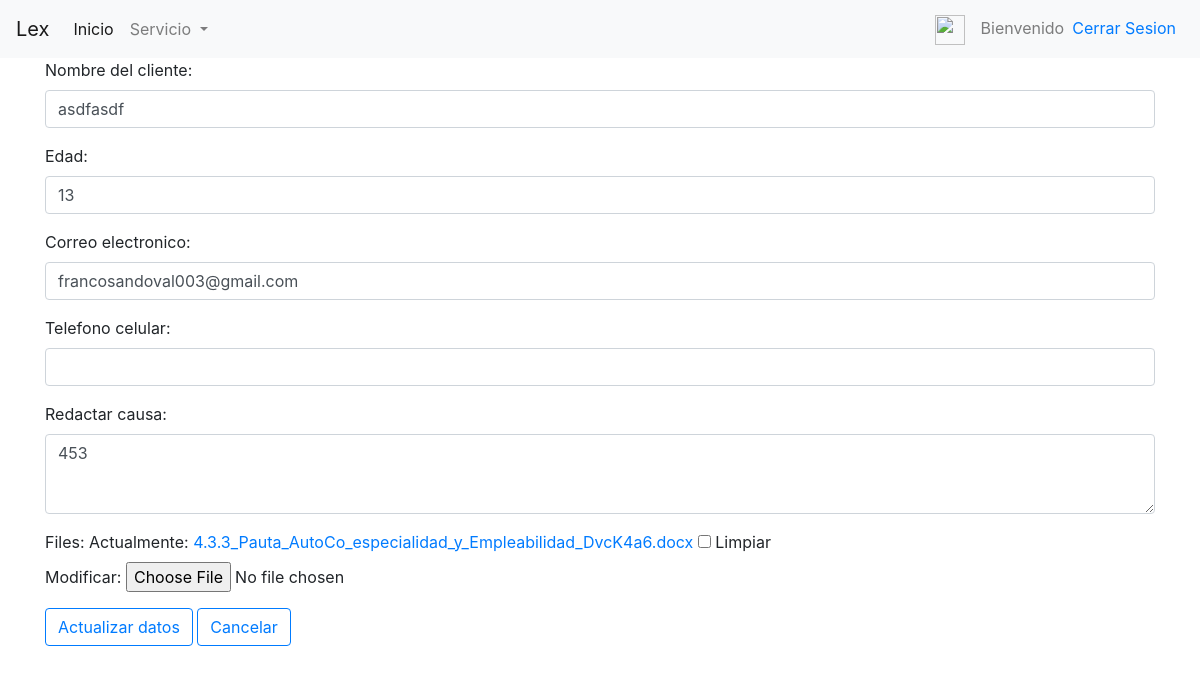
Screenshot of /service/edit/1 with the database file from the repository.
### core/models.py (models this page shows, shortened)
class Servicio(models.Model):
    cliente=models.ForeignKey('auth.User', on_delete=models.CASCADE, default='1')
    first_name=models.CharField('Nombre',max_length=30,blank=True,null=True)
    age=models.IntegerField('Edad',blank=True,null=True)
    email=models.EmailField('Correo electronico',max_length=254, blank=True, null=True)
    cause=models.TextField('Redactar Causa',max_length=254, blank=True,null=True)
    files=models.FileField(blank=True, null=True)

### core/views.py (the view)
# urls.py: path('service/edit/<int:pk>',views.editar_solicitud, name='service_edit'),
def editar_solicitud(request,pk):
    servicio=get_object_or_404(Servicio, id=pk)
    if request.method=='POST':
        form=SolicitarServicioForm(request.POST, request.FILES, instance=servicio)
        id=User.objects.get(username=request.user.username)
        if form.is_valid():
            form.save(id)
            return redirect('service_view')
    else:
        datos={
            'form':SolicitarServicioForm(instance=servicio)
        }
    return render(request, 'core/consultar_servicio.html', datos)

### core/forms.py (shortened to what this page needs)
class SolicitarServicioForm(forms.ModelForm):
    first_name=forms.CharField(widget=forms.TextInput(attrs={'class':'form-control'}),label="Nombre del cliente")
    age=forms.IntegerField(widget=forms.NumberInput(attrs={'class':'form-control'}), label="Edad")
    email=forms.EmailField(widget=forms.EmailInput(attrs={'class':'form-control'}),label="Correo electronico")
    phone=forms.CharField(widget=forms.NumberInput(attrs={'class':'form-control'}), label="Telefono celular")
    cause=forms.CharField(widget=forms.Textarea(attrs={'class':'form-control','style':'height: 80px'}), label="Redactar causa")
    class Meta:
        model = Servicio
        fields = ("first_name", "age", "email", "phone", "cause", "files")

### core/templates/core/consultar_servicio.html (shortened to what this page needs)
{% extends 'core/base.html' %}
{% block content %}
<form method="post">
    {{form.as_p}}
    <button type="submit" class="btn btn-outline-primary">Actualizar datos</button>
    <a class="btn btn-outline-primary" href="{% url 'service_view' %}">Cancelar</a>
</form>
{% endblock content %}

### rows the page displays
Servicio: first_name "asdfasdf", age "13", email "francosandoval003@gmail.com", cause "453"
